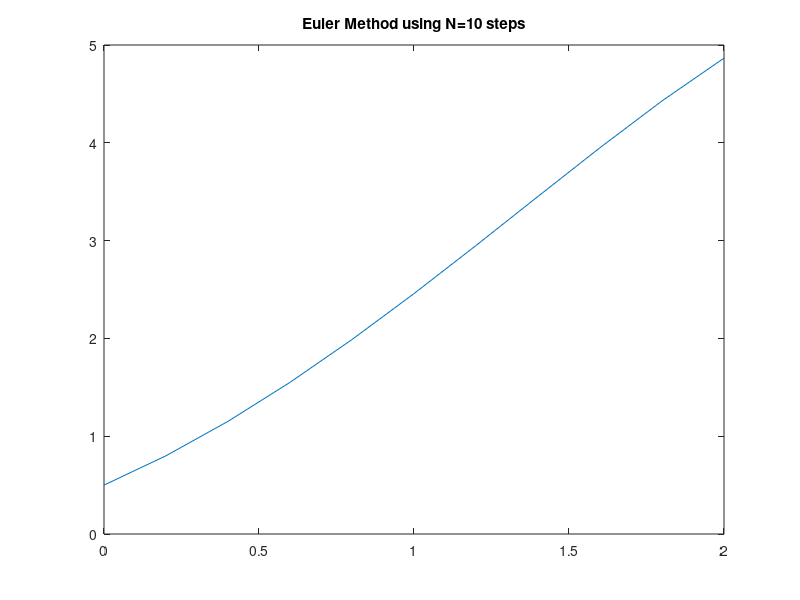

MATLAB code for this plot:
function Euler
clear t 
clear y 
a=0;
b=2; 
N=10; 
y0=0.5; 
h=(b-a)/N; 
t(1)=a;
y(1)=y0;

f=@(t, y) 1-t^2+y;

for n=1:N 
    t(n+1)=t(n)+h;
    y(n+1)=y(n)+h*f(t(n),y(n)); 
    fprintf('%d  %d\n', t(n+1),y(n+1))
end

plot(t,y)
title(['Euler Method using N=',num2str(N),' steps'])

